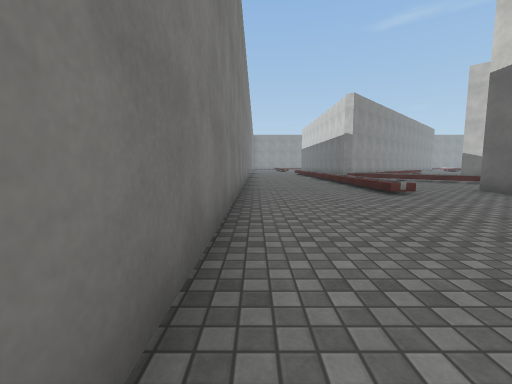
View 1 (above)

21 first-person views from a walk through a 3-D level made in the Unity game engine. The camera is 1.2 m above the floor, tilts 6° down and sees 90° across. The floor is counted in squares, 2 m on a side. Each view is taken from the middle of a square. On the plan, view 1 faces up. The plan holds only what a view shows up to about 9 squares ahead; the rest is blank. The place goes on beyond the plan. The player character is not drawn. Surface patterns are stand-ins for the level's own textures.

View 2
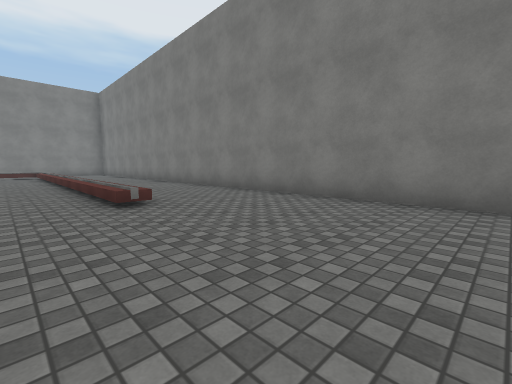

View 3
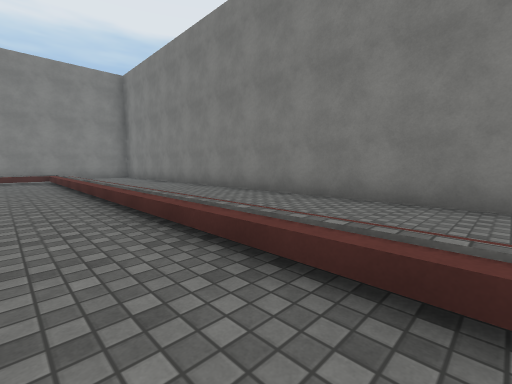

View 4
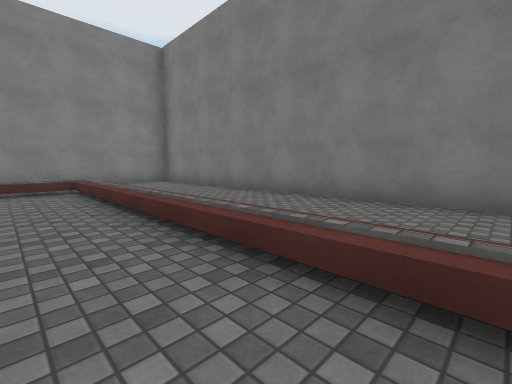

View 5
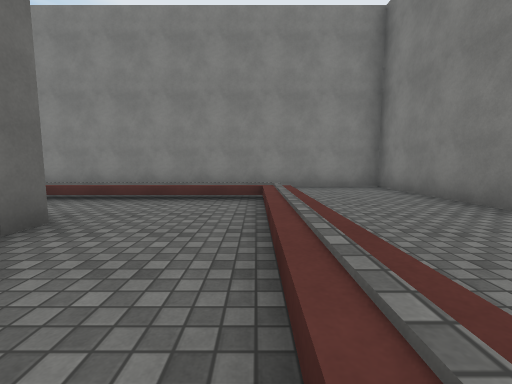

View 6
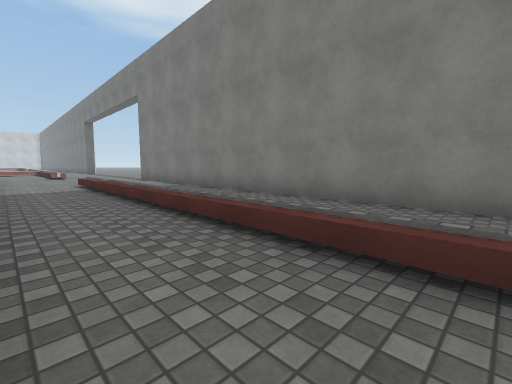

View 7
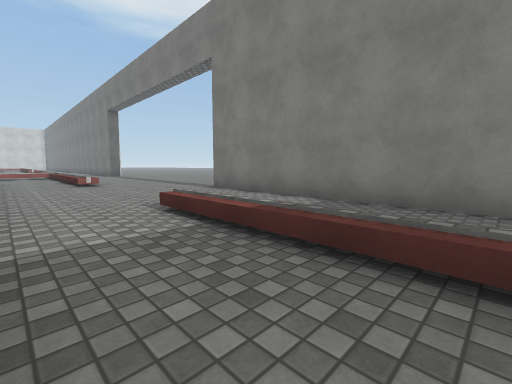

View 8
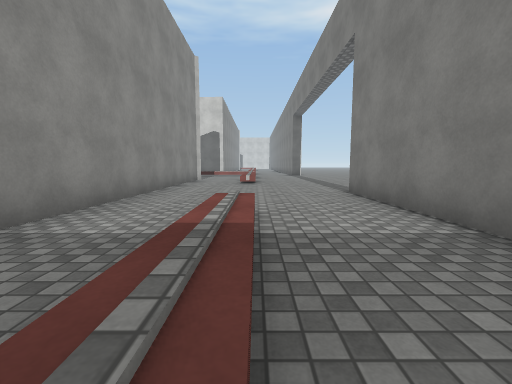

View 9
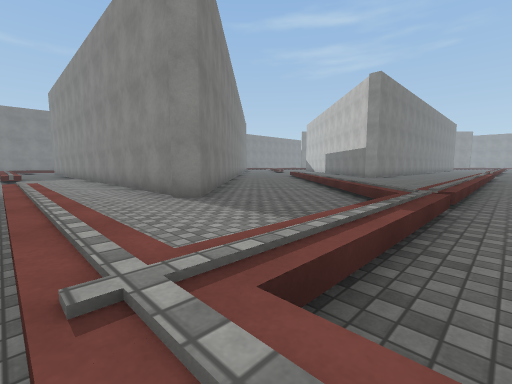

View 10
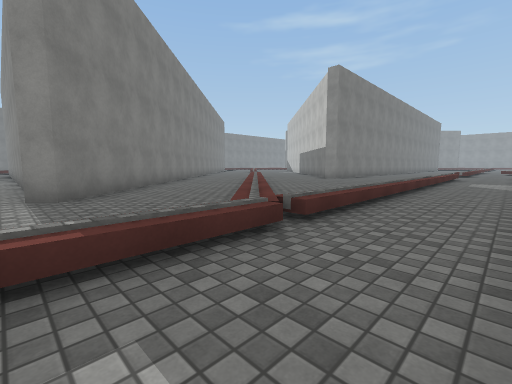

View 11
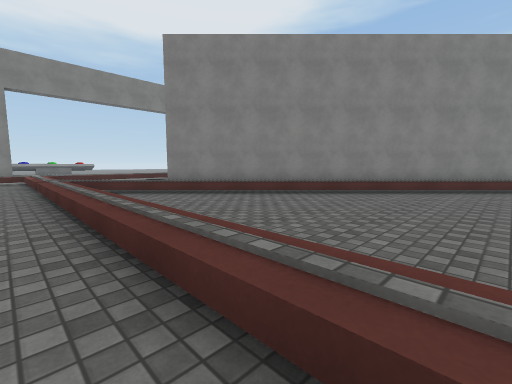

View 12
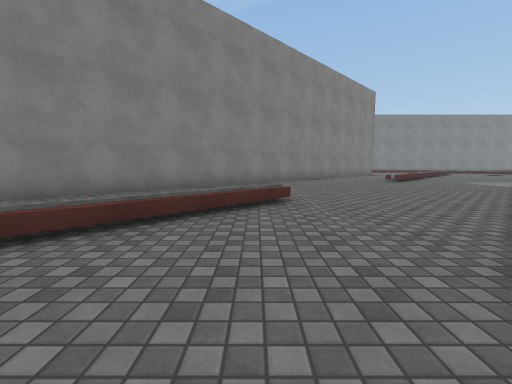

View 13
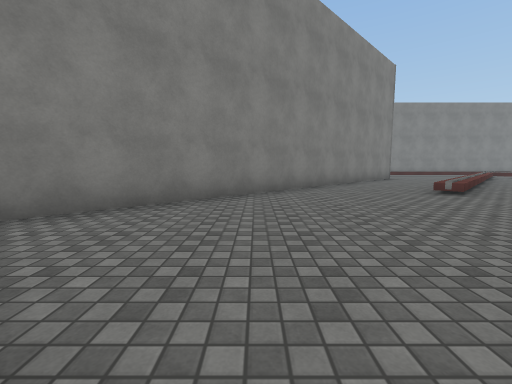

View 14
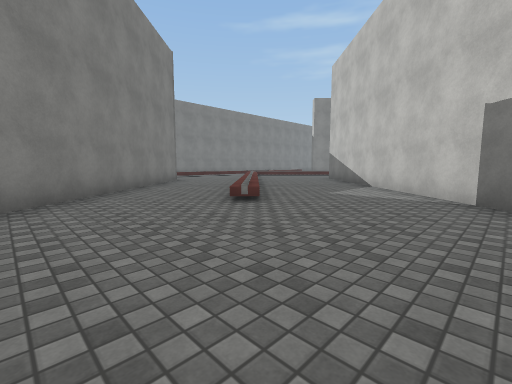

View 15
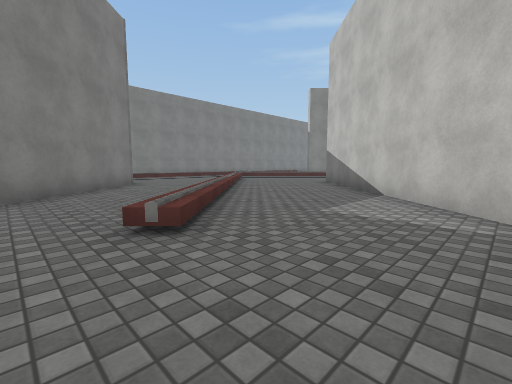

View 16
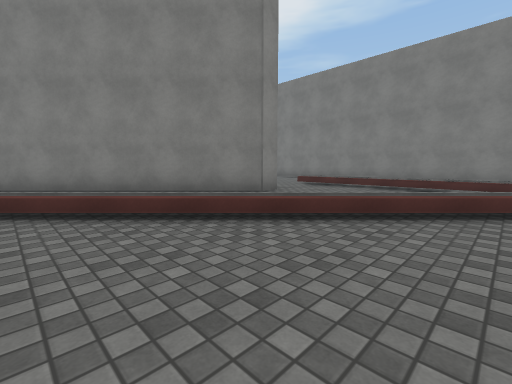

View 17
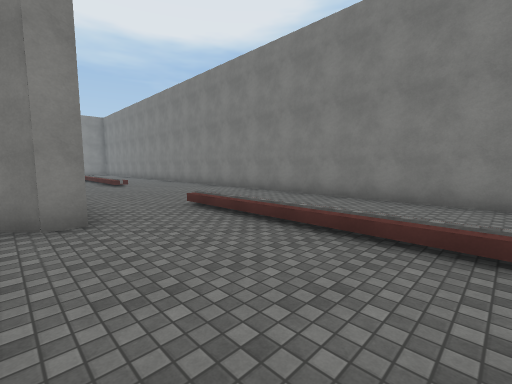

View 18
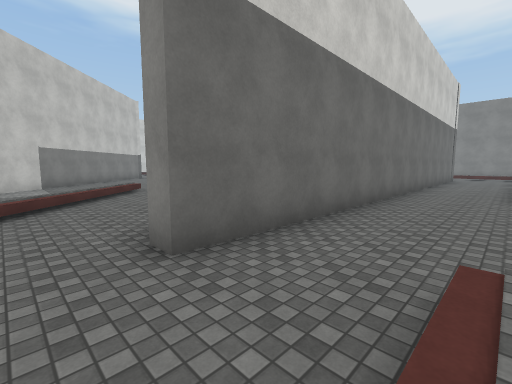

View 19
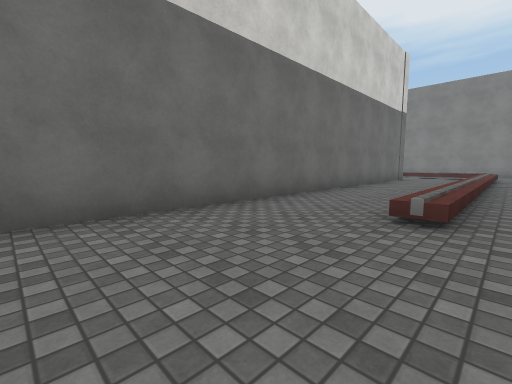

View 20
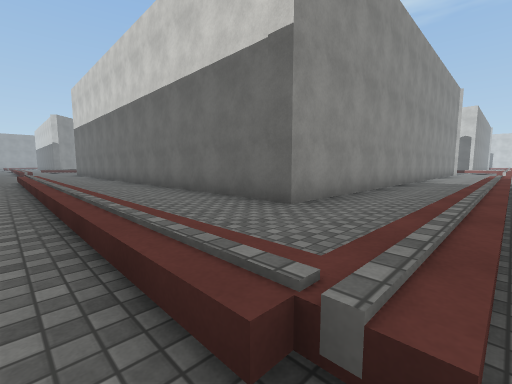

View 21
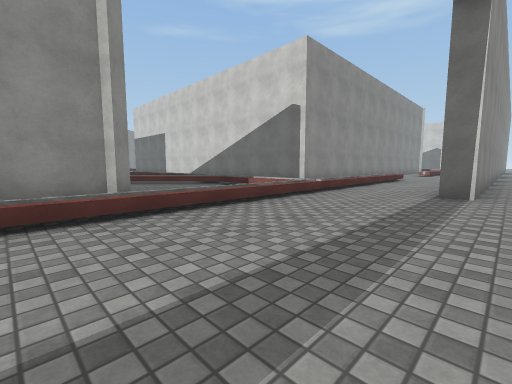

### Floor plan
Key: @ floor where view 1 was taken; # wall or solid block; . floor; / step, stairs or slope.
Columns run from 1 left of view 1 to 31 right of it. Each row starts with its distance up from view 1.
 10 #.. /.//....##
  9 #.../..//....##
  8 #.../...//....##
  7 #.../....//....##
  6 #.../.....//....#
  5 #.../.##...//....
  4 #.....###...//....
  3 #.....# ##.........
  2 #.....#  ##.........      ..
  1 #.....#   ##.........    /..
  0 #@....#    ##.........   /..
 -1 #.../.#     ##..../....../..
 -2 #.../.#      ##..../...../..
 -3 #.../.#       ##..../..../..
 -4 #.../.#        ##..../.../..
 -5 #.../.#         ##..../../..
 -6 #.../.#          ##...././..
 -7 #.../.#           ##....//..
 -8 #.../.#            ##..../..
 -9 #.../.################.../..
-10 #.../..................../..#
-11 #.../..................../.
-12 #...///////////.....///////////
-13 #...............................
-14 #################.........#######
-15                   ...............

Where each view was taken, in squares from view 1:
view 1: 0 up, 0 right, facing up
view 2: 3 up, 4 right, facing down-left
view 3: 1 down, 4 right, facing down-left
view 4: 5 down, 4 right, facing down-left
view 5: 7 down, 3 right, facing down
view 6: 10 down, 5 right, facing down-right
view 7: 10 down, 10 right, facing down-right
view 8: 12 down, 10 right, facing right
view 9: 12 down, 25 right, facing up-left
view 10: 10 down, 26 right, facing up-left
view 11: 1 down, 25 right, facing down-left
view 12: 1 down, 21 right, facing left
view 13: 0 up, 17 right, facing left
view 14: 1 up, 15 right, facing up-left
view 15: 3 up, 14 right, facing up-left
view 16: 10 up, 10 right, facing down-left
view 17: 10 up, 6 right, facing down-left
view 18: 7 up, 3 right, facing down-right
view 19: 2 up, 2 right, facing down-right
view 20: 12 down, 2 right, facing up-right
view 21: 15 down, 19 right, facing up-right
